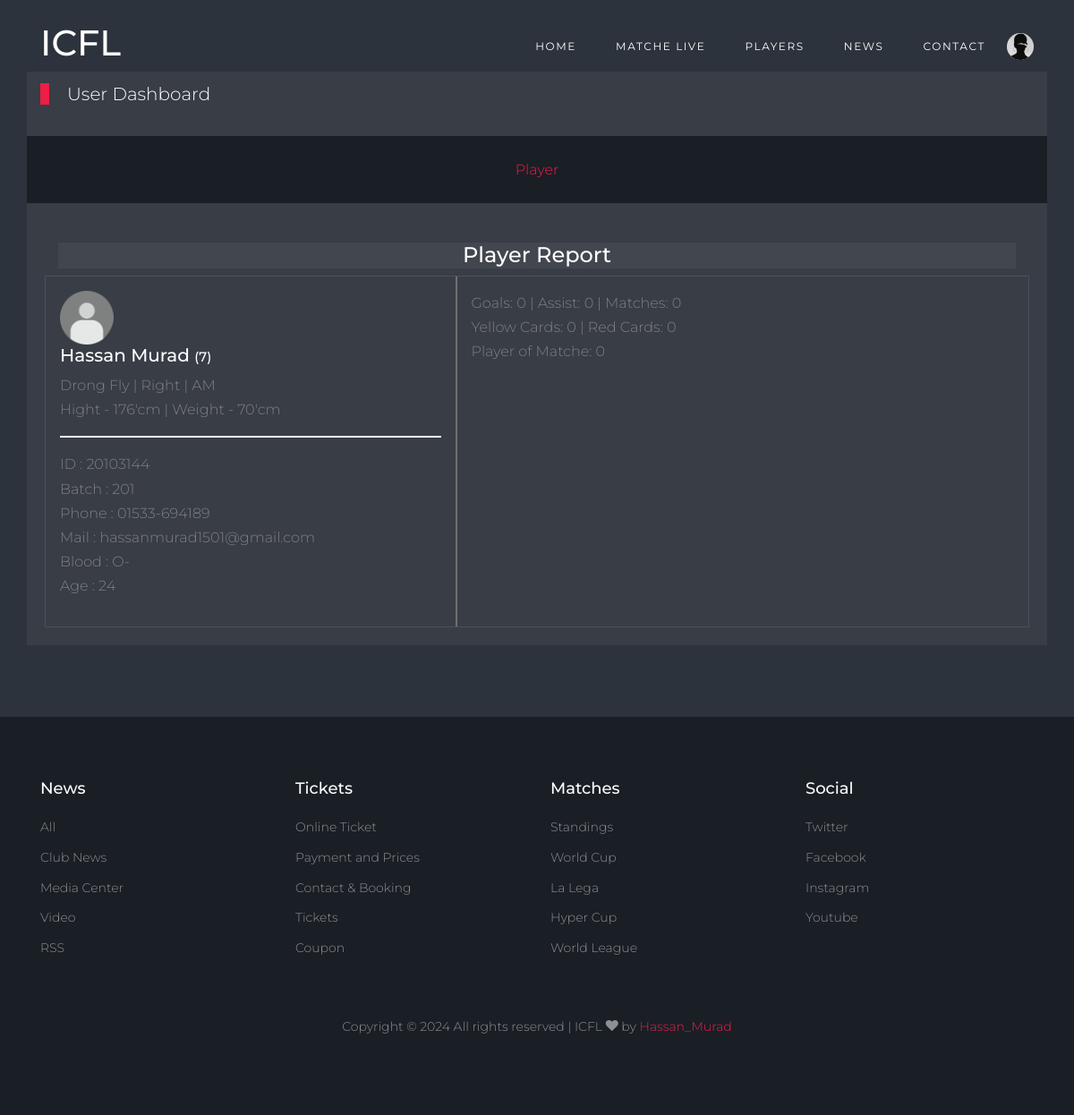
Screenshot of /league/team-player-info/7/ (signed in) with the database file from the repository.
### Login/models.py (models this page shows)
class Profile(models.Model):
    user = models.OneToOneField(User,on_delete=models.CASCADE, related_name="users")
    pro_pic = models.ImageField(upload_to='profile_pics')

### FootBall/models.py (models this page shows, shortened)
class Player(models.Model):
    player_name = models.CharField(max_length=50, verbose_name="player name")
    image = models.ImageField(upload_to='player_images')
    team = models.ForeignKey(Team, on_delete=models.CASCADE, related_name="plyers")
    player_uid = models.CharField(max_length=10, verbose_name="Player ID")
    batch = models.CharField(choices=BATCH_CHOICES, max_length=20, verbose_name="Select Batch ")
    player_jersey_no = models.SmallIntegerField(default=0,verbose_name="Player Jersey No")
    phone = models.CharField(max_length=20, verbose_name="Player Phone")
    email = models.EmailField(max_length=50, verbose_name="Player Email")
    blood_group = models.CharField(choices=BLOOD_CHOICES, max_length=20, verbose_name="Blood Group")
    age = models.CharField(max_length=10, verbose_name="Player Age")
    height = models.PositiveIntegerField(default=0, verbose_name="Player Height (cm)")
    weight = models.PositiveIntegerField(default=0, verbose_name="Player Weight (kg)")
    footed = models.CharField(max_length=50, verbose_name="Footed (Left or Right)")
    play_position = models.CharField(choices=POSITION_PLAY, max_length=50, verbose_name="Position Play")
    total_goals = models.PositiveIntegerField(default=0, blank=True, null=True, verbose_name="Total Goals")
    Total_assist = models.PositiveIntegerField(default=0, verbose_name="Total Goals Assists")
    total_matches = models.PositiveIntegerField(default=0, blank=True, null=True, verbose_name="Total Matches")
    yellow_cards = models.PositiveIntegerField(default=0, verbose_name="Yellow Cards")
    red_cards = models.PositiveIntegerField(default=0, verbose_name="Red Cards")
    totalplayer_of_match = models.PositiveIntegerField(default=0, verbose_name="Total Player of the Match")

class Team(models.Model):
    team_name = models.CharField(max_length=30, verbose_name="team name")
    team_logo = models.ImageField(upload_to="team_logo", verbose_name="Team Logo")
    coach_name = models.CharField(max_length=20, verbose_name="Coach Name")
    batch_name = models.CharField(choices=BATCH_CHOICES, max_length=20)
    phone = models.CharField(max_length=20, verbose_name="Phone Number")
    email = models.EmailField(max_length=50, verbose_name="Team Email")
    price = models.DecimalField(max_digits=10, decimal_places=2)
    def __str__(self):
        return str(self.team_name)

### FootBall/views.py (the view)
# urls.py: path('team-player-info/<int:player_id>/', views.team_playerinfo, name='team_player_info'),
@login_required
def team_playerinfo(request, player_id):
    player = get_object_or_404(Player, id = player_id)
    return render(request, 'FootBall/team_player_info.html', {'player':player})

### templates/FootBall/team_player_info.html (shortened to what this page needs)
{% extends 'bases.html' %}
{% load static %}
{% load custom_tags %}
{% block main-content %}
<div class="site-section bg-light">
    <div class="container bg-light ">
        <div class="row">
            <div class="col-12 title-section mt-2">
                <a href="{% url 'FootBall:user_dashboard' %}" class="heading">User Dashboard</a>
            </div>
            <div class="navbar col-md-12  d-flex justify-content-center mb-4 bg-dark ">
                <a href="{% url 'FootBall:player_team_info' %}" class="m-3 "> <span>Player </span> </a>
            </div>
            <div class="container-fluid ">
                <div class="row clearfix">
                    <div class="col-lg-12  ">
                        <div class="">
                            <div class="card-body">
                                <div class="header text-center bg-light">
                                    <h4>Player Report</h4>
                                </div>
                                <div class=" row widget-next-match">
                                        <div class="col-md-5 p-3">
                                            <img src="{{ player.image.url }}" alt="" class="" height="60" width="60">
                                            <h5 class="">{{player.player_name}} <span style="font-size: 15px;">({{player.player_jersey_no}})</span></h5>
                                            <p>{{player.team}} | {{player.footed}} | {{player.play_position}} <br>
                                              Hight - {{player.height}}'cm | Weight - {{player.weight}}'cm </p>
                                            <hr style="border: 1px solid white;">
                                            <p>ID : {{player.player_uid}} <br>
                                                Batch : {{player.batch}} <br>
                                                Phone : {{player.phone}} <br>
                                                Mail : {{player.email}} <br>
                                                Blood : {{player.blood_group}} <br>
                                                Age : {{player.age}} <br>
                                            </p>
                                        </div>
                                        <div class="col-md-0 " style="border: 1px solid rgb(112, 112, 112);"></div>
                                        <div class="col-md-6 p-3  ">
                                            <p>Goals: {{player.total_goals}} |  Assist: {{player.Total_assist}} |  Matches:  {{player.total_matches}} <br>
                                              Yellow Cards:  {{player.yellow_cards}} |
                                              Red Cards:  {{player.red_cards}} <br>
                                              Player of Matche:  {{player.totalplayer_of_match}} <br>
                                               </p>
                                        </div>
                                </div>
                            </div>
                        </div>
                    </div>
                </div>
            </div>
        </div>
    </div>
</div>
{% endblock main-content %}

### templates/bases.html (shortened to what this page needs)
<!DOCTYPE html>
{% load static %}
<html lang="en">
<head>
  <link rel="stylesheet" href="{% static 'fonts/icomoon/style.css' %}">
  <link rel="stylesheet" href="{% static 'css/bootstrap/bootstrap.css' %}">
  <link rel="stylesheet" href="{% static 'css/jquery-ui.css' %}">
  <link rel="stylesheet" href="{% static 'css/owl.carousel.min.css' %}">
  <link rel="stylesheet" href="{% static 'css/owl.theme.default.min.css' %}">
  <link rel="stylesheet" href="{% static 'css/owl.theme.default.min.css' %}">
  <link rel="stylesheet" href="{% static 'css/jquery.fancybox.min.css' %}">
  <link rel="stylesheet" href="{% static 'css/bootstrap-datepicker.css' %}">
  <link rel="stylesheet" href="{% static 'fonts/flaticon/font/flaticon.css' %}">
  <link rel="stylesheet" href="{% static 'css/aos.css' %}">
  <link rel="stylesheet" href="{% static 'css/style.css' %} ">
  <link rel="stylesheet" href="{% static 'css/mystyle.css' %} ">
<link href="https://cdn.jsdelivr.net/gh/gitbrent/bootstrap4-toggle@3.6.1/css/bootstrap4-toggle.min.css" rel="stylesheet">
</head>
<body>
  <div class="site-wrap">
    <header class="site-navbar py-4" role="banner">
      <div class="container">
        <div class="d-flex align-items-center">
          <div class="site-logo">
            <a href="{% url 'FootBall:home' %}">
              <h1>ICFL</h1>
            </a>
          </div>
          <div class="ml-auto">
            <nav class="site-navigation position-relative text-right" role="navigation">
              <ul class=" navbar-nav site-menu main-menu js-clone-nav mr-auto d-none d-lg-block">
                <li class="nav-item"><a href="{% url 'FootBall:home' %}" class="nav-link">Home</a></li>
                <li class="nav-item"><a href="{% url 'FootBall:live_matches'  %}" class="nav-link">Matche Live</a></li>
                <li class="nav-item"><a href="{% url 'FootBall:players' %}" class="nav-link">Players</a></li>
                <li class="nav-item"><a href="{% url 'FootBall:blogs' %}" class="nav-link">News</a></li>
                <li class="nav-item"><a href="{% url 'FootBall:contact' %}" class="nav-link">Contact</a></li>
                  <li class="dropdowns">
                    {% if user.users %}
                   <img src="/media/{{user.users.pro_pic}}" class="rounded-circle"  height="30px" width="30px"> </a>
                    {% else %}
                     <img src="{% static 'Images/logo.2.png' %}"class="rounded-circle" height="30px" width="30px"> </a>
                    {% endif %}
                  </div>
          </div>
        </div>
      </div>
    {% block main-content %}
   {% endblock main-content %}
    <footer class="footer-section">
      <div class="container">
        <div class="row">
          <div class="col-lg-3">
            <div class="widget mb-3">
              <h3>News</h3>
              <ul class="list-unstyled links">
                <li><a href="#">All</a></li>
                <li><a href="#">Club News</a></li>
                <li><a href="#">Media Center</a></li>
                <li><a href="#">Video</a></li>
                <li><a href="#">RSS</a></li>
              </ul>
            </div>
          </div>
          <div class="col-lg-3">
            <div class="widget mb-3">
              <h3>Tickets</h3>
              <ul class="list-unstyled links">
                <li><a href="#">Online Ticket</a></li>
                <li><a href="#">Payment and Prices</a></li>
                <li><a href="#">Contact &amp; Booking</a></li>
                <li><a href="#">Tickets</a></li>
                <li><a href="#">Coupon</a></li>
              </ul>
            </div>
          </div>
          <div class="col-lg-3">
            <div class="widget mb-3">
              <h3>Matches</h3>
              <ul class="list-unstyled links">
                <li><a href="#">Standings</a></li>
                <li><a href="#">World Cup</a></li>
                <li><a href="#">La Lega</a></li>
                <li><a href="#">Hyper Cup</a></li>
                <li><a href="#">World League</a></li>
              </ul>
            </div>
          </div>
          <div class="col-lg-3">
            <div class="widget mb-3">
              <h3>Social</h3>
              <ul class="list-unstyled links">
                <li><a href="#">Twitter</a></li>
                <li><a href="#">Facebook</a></li>
                <li><a href="#">Instagram</a></li>
                <li><a href="#">Youtube</a></li>
              </ul>
            </div>
          </div>
        </div>
        <div class="row text-center">
          <div class="col-md-12">
            <div class=" pt-5">
              <p>
                Copyright &copy;
                 All rights reserved | ICFL  <i class="icon-heart"
                  aria-hidden="true"></i> by <a href="" class="" target="_blank">Hassan_Murad</a>
              </p>
            </div>
          </div>
        </div>
      </div>
    </footer>
</body>
</html>

### static/css/style.css (style rules this page uses)
body { line-height: 1.7; color: gray; font-weight: 300; background-color: #222831; font-size: 16px; }
a { -webkit-transition: .3s all ease; -o-transition: .3s all ease; transition: .3s all ease; }
h1, h2, h3, h4, h5, .h1, .h2, .h3, .h4, .h5 { font-family: "Montserrat", -apple-system, BlinkMacSystemFont, "Segoe UI", Roboto, "Helvetica Neue", Arial, sans-serif, "Apple Color Emoji", "Segoe UI Emoji", "Segoe UI Symbol", "Noto Color Emoji"; color: #fff; }
.site-wrap:before { display: none; -webkit-transition: .3s all ease-in-out; -o-transition: .3s all ease-in-out; transition: .3s all ease-in-out; background: rgba(0, 0, 0, 0.6); content: ""; position: absolute; z-index: 2000; top: 0; left: 0; right: 0; bottom: 0; opacity: 0; visibility: hidden; }
.site-section { padding: 2.5em 0; }
@media (min-width: 768px) { .site-section { padding: 5em 0; } }
.site-logo { position: relative; font-weight: 900; font-size: 1.3rem; }
.site-logo a { color: #fff; }
.site-navbar { margin-bottom: 0px; z-index: 1999; position: absolute; width: 100%; }
.site-navbar .site-navigation .site-menu { margin-bottom: 0; }
.site-navbar .site-navigation .site-menu a { text-decoration: none !important; display: inline-block; }
.site-navbar .site-navigation .site-menu > li { display: inline-block; }
.site-navbar .site-navigation .site-menu > li > a { padding: 5px 20px; color: #fff; font-size: 12px; letter-spacing: .1rem; text-transform: uppercase; font-weight: 400; display: inline-block; text-decoration: none !important; }
.site-mobile-menu .site-nav-wrap { padding: 0; margin: 0; list-style: none; position: relative; }
.site-mobile-menu .site-nav-wrap a { padding: 10px 20px; display: block; position: relative; color: #212529; }
.site-mobile-menu .site-nav-wrap li { position: relative; display: block; }
.site-mobile-menu .site-nav-wrap > li { display: block; position: relative; float: left; width: 100%; }
.site-mobile-menu .site-nav-wrap > li > a { padding-left: 20px; font-size: 20px; }
.widget-next-match { border: 1px solid rgba(255, 255, 255, 0.1); }
.title-section { margin-bottom: 30px; }
.title-section .heading { color: #fff; font-size: 20px; position: relative; padding-left: 30px; }
.title-section .heading:before { position: absolute; content: ""; width: 10px; top: 0; left: 0; bottom: 0; background: #ee1e46; }
.footer-section { padding: 70px 0; font-size: 14px; color: rgba(255, 255, 255, 0.5); background: #1a1e25; }
.footer-section .widget h3 { color: #fff; font-size: 18px; margin-bottom: 20px; }
.footer-section .widget .links li { margin-bottom: 10px; }
.footer-section .widget .links li a { color: rgba(255, 255, 255, 0.5); }
.bg-light { background: rgba(255, 255, 255, 0.05) !important; }
.bg-dark { background: #1a1e25 !important; }

### static/css/mystyle.css (style rules this page uses)
.dropdowns { display:block; justify-content: center; cursor: pointer; }

### rows the page displays
Player: image (placeholder picture), player_name "Hassan Murad", player_jersey_no "7", team "Drong Fly", footed "Right", play_position "AM", height "176", weight "70", player_uid "20103144", batch "201", phone "01533-694189", email "hassanmurad1501@gmail.com", blood_group "O-", age "24", total_goals "0", Total_assist "0", total_matches "0", yellow_cards "0", red_cards "0", totalplayer_of_match "0"
